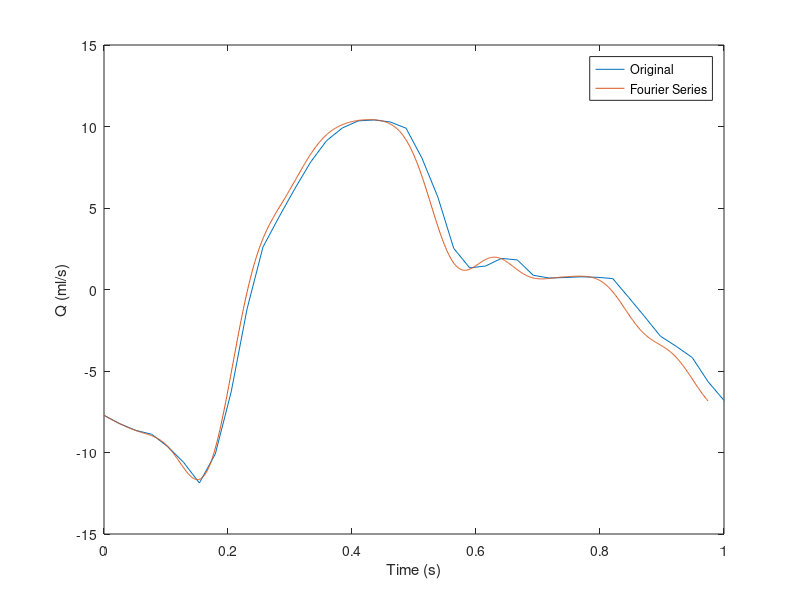

MATLAB code to generate this figure:
% function [KQ KQ0 KQmag KQphase Q Qf Qraw T j j32 k n nf nt nt1 t t1 w]=...
%     FSDecomposeCheck(EX3)
% function [KQ KQ0 KQmag KQphase Q Qf Qraw T j k n nf nt nt1 t1 w]=...
%     FSDecomposeCheck(EX3,nExp,T,nf,q)

%clear all; close all; clc;

% FSDecomposeCheck.m
%
%   Makes a Fourier series decomposition of a waveform, from a tab-delimited test file
%       named 'femoralraw.txt', containing equally spaced (time, flow) data
%		  Plots Fourier series with orginal data for quality control.
%
%   Use this routine to prepare data for a Womersley solution for real flow waveform
%       (ie as a preprocessing step prior to running WomerslyQWave.m)

% read flow rate waveform from file

load_data = false;

if ~load_data
    
    Qraw =[-7.7183,-8.2383,-8.6444,-8.8797,-9.6337,-10.5957,-11.8705,-10.0942,-6.2839,-1.1857,2.6043,4.4323,6.1785,7.8211,9.1311,9.9138,10.3447,10.4011,10.2807,9.8951,8.0597,5.6717,2.5232,1.3301,1.4405,1.9094,1.8145,0.8738,0.7055,0.7343,0.7788,0.7495,0.6711,-0.4796,-1.6541,-2.8643,-3.4902,-4.1714,-5.6581,-6.8024];

    T = 1;
    nf = 10;

    q = Qraw;

else


    Qraw=EX3(nExp,1:(length(EX3)-1));%flow rate[ml/s]

end

dt = linspace(0,T,length(Qraw));
dt1=dt(1:(length(dt)));



KQ = ones(1,nf)'; w = ones(1,nf)';% initialize arrays
nt = size(dt);  nt = max(nt);

Qf = fft(Qraw);% Calculate discrete Fourier Series expansion of flow waveform

% Recombine FFT coefficients to get Fourier Series Coefficients; compute frequencies
KQ0 = real(Qf(1))/nt;

j = sqrt(-1);

for n = 1:nf
   KQ(n) = 2*Qf(n+1)/nt;
   w(n)	= 2*pi*n/T;
end
                                                               
KQmag = [KQ0; abs(KQ)];
KQphase = [0.0; angle(KQ)];

t1 =[0:0.001*T:(T-(dt1(2)-dt1(1)))]';
nt1 = size(t1);  nt1 =max(nt1); 
% max(nt1);

Q = KQ0*ones(1,nt1)';

for n = 1:nf
   for k = 1:nt1
      Q(k) = Q(k) + real(KQ(n)*exp(j*w(n)*t1(k)));
   end
end

%fprintf(1,['Mean volume flow rate = ' num2str(mean(Q)) '(ml/s) \n']);
t2=T*[0 0.125 0.25 0.375 0.5 0.625 0.75];

% disp(length(dt1))
% disp(length(Qraw))
% disp(length(t1))
% disp(length(Q))

figure;
plot(dt1,Qraw,t1,Q);
hold on;
% apparently q(nExp, :) was the experimental data
% and EX3 was the reconstructed Q spline

% plot(t2,q(nExp,:),'LineStyle','none','Marker','o'); 
xlabel('Time (s)'); 
ylabel('Q (ml/s)'); 
legend('Original','Fourier Series');

% saveas(gcf,'../results/dt_Q.png')